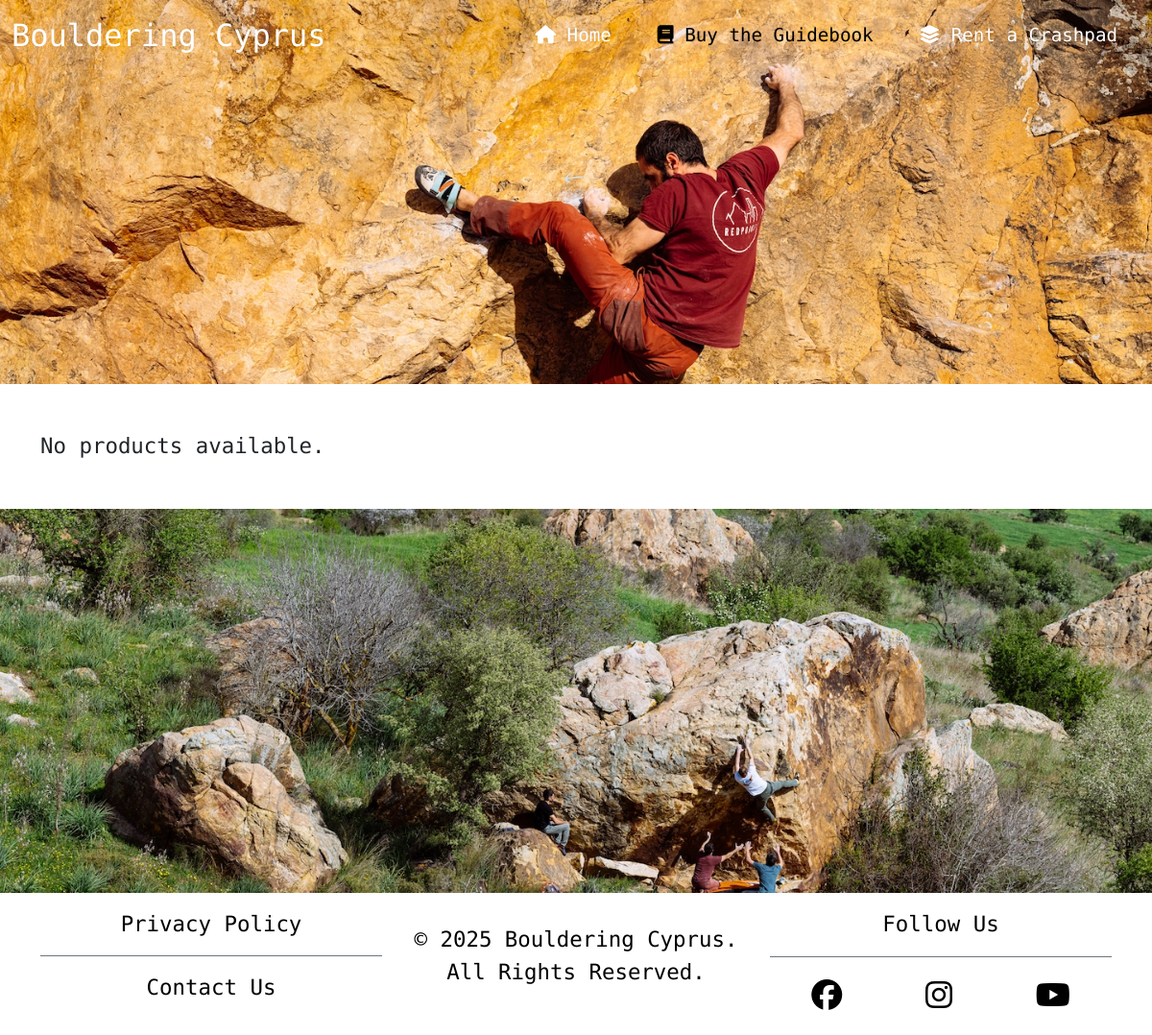
The app's page /shop/, older data.
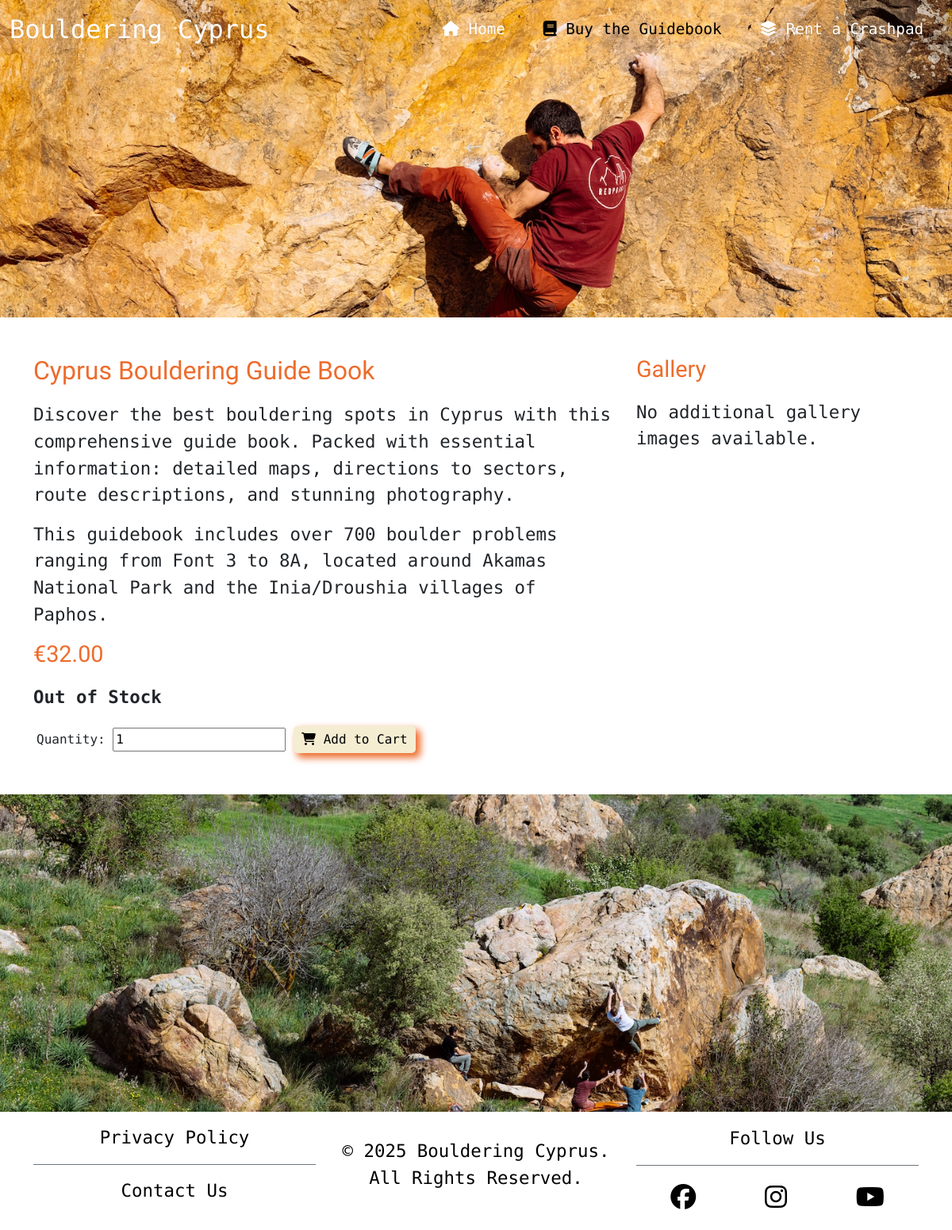
The same page, newer data.
### shop/models.py (models this page shows, shortened)
class Product(models.Model):
    name = models.CharField(max_length=255)
    slug = models.SlugField(unique=True)
    description = models.TextField(blank=True)
    price = models.DecimalField(max_digits=10, decimal_places=2)
    stock = models.PositiveIntegerField(default=0)
    image = models.ImageField(upload_to="products/", blank=True, null=True)
    created_at = models.DateTimeField(auto_now_add=True)
    updated_at = models.DateTimeField(auto_now=True)
    is_active = models.BooleanField(default=True)

### shop/views.py (the view)
# urls.py: path('', views.shop_view, name='shop'),
def shop_view(request):
    products = Product.objects.filter(is_active=True)
    context = {'products': products}
    return render(request, 'shop/shop.html', context)

### shop/templates/shop/shop.html (shortened to what this page needs)
{% extends 'base.html' %}
{% load static %}
{% block extra_css %}
  <link rel="stylesheet" href="{% static 'shop/css/shop.css' %}" />
{% endblock %}
{% block content %}
  <div id="hero-image"></div>
  <div class="container mt-5 mb-5 content-section">
    {% for product in products %}
      <div class="row mt-4">
        <div class="col-md-8">
          <h1>{{ product.name }}</h1>
          {{ product.description|safe }}
          <h2>€{{ product.price }}</h2>
          {% if product.stock > 0 %}
            <p>
              <strong>In Stock</strong>
            </p>
          {% else %}
            <p>
              <strong>Out of Stock</strong>
            </p>
          {% endif %}
          <div class="d-flex align-items-center mt-3 p-1">
            <form action="" method="post">
              <label for="quantity">Quantity:</label>
              <input type="number" id="quantity" name="quantity" value="1" min="1" />
              <button type="submit" class="button-small mt-2 mt-md-0">
                <i class="fas fa-shopping-cart d-inline"></i>
                <span class="d-none d-lg-inline">Add to Cart</span>
              </button>
            </form>
          </div>
        </div>
        <div class="col-md-4 mt-3 mt-md-0">
          <h2>Gallery</h2>
          <div class="d-flex flex-wrap">
            {% for image in product.gallery_images.all %}
              <img src="{{ image.image.url }}" alt="Gallery Image" class="img-thumbnail gallery-thumbnail" style="width: 100px; height: 100px; cursor: pointer;" data-bs-toggle="modal" data-bs-target="#galleryModal" data-bs-image="{{ image.image.url }}" />
            {% empty %}
              <p>No additional gallery images available.</p>
            {% endfor %}
          </div>
        </div>
      </div>
    {% empty %}
      <p>No products available.</p>
    {% endfor %}
  </div>
  <div id="hero-image2"></div>
{% endblock %}

### templates/base.html (shortened to what this page needs)
{% load static %}
{% url 'home' as home_url %}
{% url 'shop' as shop_url %}
{% url 'rental' as rental_url %}
<!DOCTYPE html>
<html lang="en">
  <head>
    {% block core_css %}
      <link href="https://cdn.jsdelivr.net/npm/bootstrap@5.3.3/dist/css/bootstrap.min.css" rel="stylesheet" />
      <link rel="stylesheet" href="{% static 'css/base.css' %}" />
    {% endblock %}
    {% block extra_css %}
    {% endblock %}
  </head>
  <body>
    <header>
      <nav class="navbar navbar-expand-lg fixed-top">
        <div class="container-fluid">
          <a class="navbar-brand" href="{% url 'home' %}">Bouldering Cyprus</a>
          <div class="collapse navbar-collapse" id="navbarNav">
            <ul class="navbar-nav ms-auto">
              <li class="nav-item">
                <a class="nav-link mx-3 "
                  href="{% url 'home' %}">
                  <i class="fa-solid fa-house"></i> Home
                </a>
              </li>
              <li class="nav-item">
                <a class="nav-link mx-3 {% if request.path == shop_url %}
                    active
                    page
                  {% endif %}"
                  href="{% url 'shop' %}">
                  <i class="fa-solid fa-book"></i> Buy the Guidebook
                </a>
              </li>
              <li class="nav-item">
                <a class="nav-link mx-3 "
                  href="#">
                  <i class="fa-solid fa-layer-group"></i> Rent a Crashpad
                </a>
              </li>
            </ul>
          </div>
        </div>
      </nav>
    </header>
    <main>
      {% block content %}{% endblock %}
    </main>
    <footer class="footer text-center py-3">
      <div class="container">
        <div class="row align-items-center">
          <div class="col-4 d-flex flex-column justify-content-center">
            <p class="border-bottom border-secondary mb-3 pb-3">
              <a href="#">Privacy Policy</a>
            </p>
            <p>
              <a href="#">Contact Us</a>
            </p>
          </div>
          <div class="col-4 d-flex flex-column justify-content-center">
            <p>
              &copy; {{ year|default:2025 }} Bouldering Cyprus. <br /> All Rights Reserved.
            </p>
          </div>
          <div class="col-4 d-flex flex-column justify-content-center">
            <p class="border-bottom border-secondary mb-3 pb-3">Follow Us</p>
            <div class="social-media-icons d-flex justify-content-around w-100">
              <a href="https://facebook.com" target="_blank" class="fs-2 social-icons"><i class="fa-brands fa-facebook"></i></a>
              <a href="https://instagram.com/bouldering_cyprus/" target="_blank" class="fs-2 social-icons"><i class="fa-brands fa-instagram"></i></a>
              <a href="https://www.youtube.com/@cyprusbouldering9957" target="_blank" class="fs-2 social-icons"><i class="fa-brands fa-youtube"></i></a>
            </div>
          </div>
        </div>
      </div>
    </footer>
  </body>
</html>

### static/css/base.css (style rules this page uses)
body, .roboto-mono { font-family: "Roboto Mono", serif; font-weight: 400; font-style: normal; }
h1, h2, h3, h4, h5, h6, .roboto-condensed { font-family: "Roboto Condensed", serif; font-weight: 400; font-style: normal; }
.content-section h1, .content-section h2 { color: #ed6c2c; }
h1 { font-size: 2rem; margin-bottom: 20px; }
h2 { font-size: 1.8rem; margin-bottom: 20px; }
.navbar { background-color: transparent; text-shadow: 0 0 2px rgba(0, 0, 0, 0.1); transition: background-color 0.3s ease, box-shadow 0.3s ease; }
.navbar a.navbar-brand { font-size: 2rem; color: #ffffff; transition: color 0.3s ease; }
.navbar a.nav-link { font-size: 1.4rem; color: #ffffff; transition: color 0.3s ease; text-align: right; }
@media (max-width: 1600px) { .navbar a.nav-link { font-size: 1.2rem; } }
.button-small { background-color: #f4edd2; box-shadow: 5px 5px 10px 1px #ed6c2c; color: #000; border: none; padding: 10px 20px; border-radius: 5px; cursor: pointer; transition: background-color 0.3s ease, color 0.3s ease; text-decoration: none; display: inline-block; box-sizing: border-box; text-align: center; max-width: -moz-fit-content; max-width: fit-content; padding: 5px 10px; }
footer { color: #000; background-color: rgba(255, 255, 255, 0.9); font-size: 1.4rem; padding: 10px 5px; position: relative; bottom: 0; width: 100%; z-index: 1; }
@media (max-width: 1600px) { footer { font-size: 1.2rem; } }
footer a { text-decoration: none; color: #000; }

### shop/static/shop/css/shop.css (style rules this page uses)
#hero-image, #hero-image2 { width: 100%; height: 50vh; background-size: cover; background-position: center; background-repeat: no-repeat; }
#hero-image2 { background-position: 75% 75%; }
#hero-image { background-image: url(../images/hero_image8/dimis_climbing_zografos_1920.webp); }
@media (max-width: 1441px) { #hero-image { background-image: url(../images/hero_image8/dimis_climbing_zografos_1440.webp); } }
#hero-image2 { background-image: url(../images/hero_image6/kato_droushia_bouldering_afar_1920.webp); }
@media (max-width: 1441px) { #hero-image2 { background-image: url(../images/hero_image6/kato_droushia_bouldering_afar_1440.webp); } }
p { font-size: 1.4rem; }
h1, h2, h3, h4 { color: #ed6c2c; }

Row changes from the older to the newer data that the page shows:
added Product: name "Cyprus Bouldering Guide Book", description "Discover the best bouldering spots in Cyprus with this comprehensive guide book. Packed with essential information: detailed maps, directions to sectors, route descriptions, and stunning photography. This guidebook includes over 700 boulder problems ranging from Font 3 to 8A, located around Akamas National Park and the Inia/Droushia villages of Paphos.", price "32.00", stock "Out of Stock"
Text that changed along with them:
text no longer shown: "No products available."
